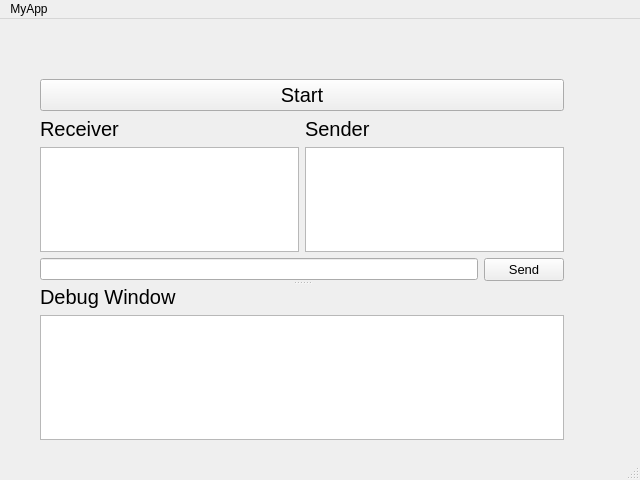
<?xml version="1.0" encoding="UTF-8"?>
<ui version="4.0">
 <class>MainWindow</class>
 <widget class="QMainWindow" name="MainWindow">
  <property name="geometry">
   <rect>
    <x>0</x>
    <y>0</y>
    <width>640</width>
    <height>480</height>
   </rect>
  </property>
  <property name="windowTitle">
   <string>MainWindow</string>
  </property>
  <widget class="QWidget" name="centralwidget">
   <widget class="QSplitter" name="splitter">
    <property name="geometry">
     <rect>
      <x>40</x>
      <y>60</y>
      <width>524</width>
      <height>361</height>
     </rect>
    </property>
    <property name="orientation">
     <enum>Qt::Vertical</enum>
    </property>
    <widget class="QWidget" name="">
     <layout class="QGridLayout" name="gridLayout">
      <item row="0" column="0">
       <widget class="QPushButton" name="BtnConnect">
        <property name="font">
         <font>
          <pointsize>15</pointsize>
         </font>
        </property>
        <property name="text">
         <string>Start</string>
        </property>
       </widget>
      </item>
      <item row="1" column="0">
       <layout class="QHBoxLayout" name="horizontalLayout">
        <item>
         <layout class="QVBoxLayout" name="verticalLayout_2">
          <item>
           <widget class="QLabel" name="label_2">
            <property name="font">
             <font>
              <pointsize>15</pointsize>
             </font>
            </property>
            <property name="text">
             <string>Receiver</string>
            </property>
           </widget>
          </item>
          <item>
           <widget class="QTextBrowser" name="TextReceiver"/>
          </item>
         </layout>
        </item>
        <item>
         <layout class="QVBoxLayout" name="verticalLayout">
          <item>
           <widget class="QLabel" name="label">
            <property name="font">
             <font>
              <pointsize>15</pointsize>
             </font>
            </property>
            <property name="text">
             <string>Sender</string>
            </property>
           </widget>
          </item>
          <item>
           <widget class="QTextBrowser" name="TextSender"/>
          </item>
         </layout>
        </item>
       </layout>
      </item>
      <item row="2" column="0">
       <layout class="QHBoxLayout" name="horizontalLayout_2">
        <item>
         <widget class="QLineEdit" name="LineSend"/>
        </item>
        <item>
         <widget class="QPushButton" name="BtnSend">
          <property name="font">
           <font>
            <pointsize>10</pointsize>
           </font>
          </property>
          <property name="text">
           <string>Send</string>
          </property>
         </widget>
        </item>
       </layout>
      </item>
     </layout>
    </widget>
    <widget class="QWidget" name="">
     <layout class="QVBoxLayout" name="verticalLayout_3">
      <item>
       <widget class="QLabel" name="label_3">
        <property name="font">
         <font>
          <pointsize>15</pointsize>
         </font>
        </property>
        <property name="text">
         <string>Debug Window</string>
        </property>
       </widget>
      </item>
      <item>
       <widget class="QTextBrowser" name="TextDebug"/>
      </item>
     </layout>
    </widget>
   </widget>
  </widget>
  <widget class="QMenuBar" name="menubar">
   <property name="geometry">
    <rect>
     <x>0</x>
     <y>0</y>
     <width>640</width>
     <height>18</height>
    </rect>
   </property>
   <widget class="QMenu" name="menuMyApp">
    <property name="title">
     <string>MyApp</string>
    </property>
   </widget>
   <addaction name="menuMyApp"/>
  </widget>
  <widget class="QStatusBar" name="statusbar"/>
 </widget>
 <resources/>
 <connections/>
</ui>
